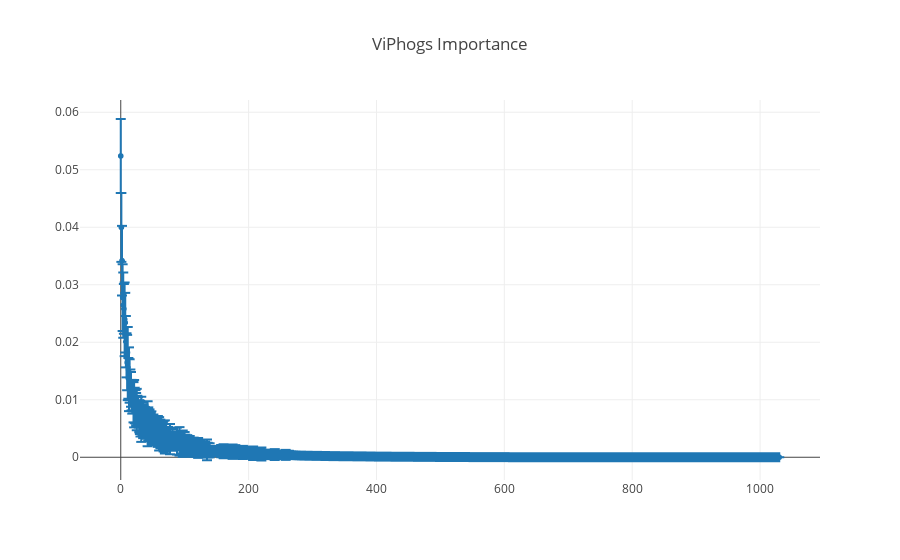

The cell this chart's notebook holds for it:
### Code cell
trace1 = go.Scattergl(y=meanImportance, x=[i for i in range(len(importanceOrder))],
                      error_y=dict(type='data', array=stdImportance),mode="markers")

#trace1 = go.Scattergl(y=[c[1]for c in allClassiffiers], x=[i for i in range(len(allClassiffiers))],
#                      mode="markers")
layout = go.Layout(title="ViPhogs Importance")#width=1400,#autozise=False)
fig = go.Figure(data=[trace1], layout=layout)
plotly.offline.iplot(fig)

### Figure 1 — Plotly figure (JSON) as saved in the notebook; plotly's stock layout.template omitted (floating-point values rounded to 4 significant figures; data arrays with more than 128 entries replaced by an {"elided": "..."} marker saying what was removed)
{"data": [{"error_y": {"array": {"elided": "1031 float values"}, "type": "data"}, "mode": "markers", "type": "scattergl", "x": {"elided": "1031 int values"}, "y": {"elided": "1031 float values"}}], "layout": {"title": "ViPhogs Importance"}}
